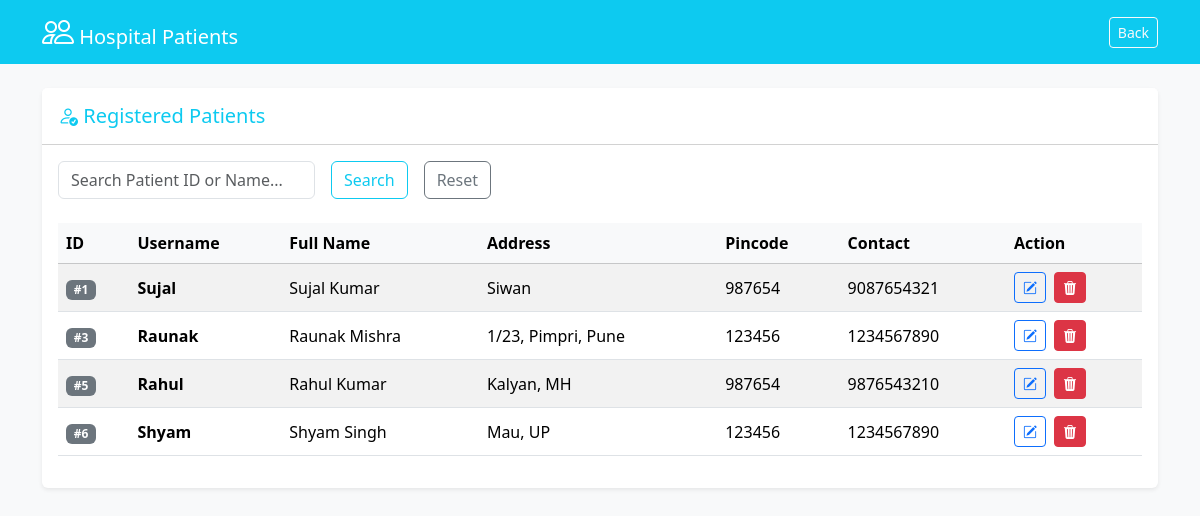
/view_patients, run on the app's committed database.
### models.py (models this page shows)
class Patient(db.Model):
    id = db.Column(db.Integer(), primary_key=True)
    username = db.Column(db.String(100), unique=True, nullable=False)
    password = db.Column(db.String(20), nullable=False)
    full_name = db.Column(db.String(120), nullable=False)
    address = db.Column(db.String(200), nullable=False)
    pincode = db.Column(db.Integer(), nullable=False)
    contact = db.Column(db.Integer(), nullable=False)
    appointments = db.relationship('Appointment', backref='Patient')

### routes.py (the view)
@app.route('/view_patients', methods=['GET'])
def view_patients():
    query = request.args.get('search')
    if query:
        patients = Patient.query.filter(
            (Patient.full_name.ilike(f'%{query}%')) |
            (Patient.username.ilike(f'%{query}%')) |
            (Patient.id.cast(db.String).like(f'%{query}%'))
        ).all()
    else:
        patients = Patient.query.all()
    return render_template('patients.html', patients=patients)

### templates/patients.html (shortened to what this page needs)
<!DOCTYPE html>
<html lang="en">
<head>
    <link href="https://cdn.jsdelivr.net/npm/bootstrap@5.3.3/dist/css/bootstrap.min.css" rel="stylesheet">
    <link rel="stylesheet" href="https://cdn.jsdelivr.net/npm/bootstrap-icons@1.11.3/font/bootstrap-icons.min.css"></head>
</head>
<body class="bg-light">
    <nav class="navbar navbar-dark bg-info mb-4">
        <div class="container">
            <span class="navbar-brand mb-0 h1"><i class="bi bi-people fs-2"></i> Hospital Patients</span>
            <a href="{{ url_for('admin_dashboard') }}" class="btn btn-outline-light btn-sm">Back</a>
        </div>
    </nav>
    <div class="container">
        <div class="card shadow-sm border-0">
            <div class="card-header bg-white py-3">
                <h5 class="mb-0 text-info">
                    <i class="bi bi-person-check"></i> Registered Patients
                </h5>
            </div>
            <div class="card-body">
                <form method="GET" action="{{ url_for('view_patients')}}" class="row g-3 mb-4">
                    <div class="col-auto">
                        <input class="form-control" type="search" name="search" placeholder="Search Patient ID or Name..." aria-label="Search">
                    </div>
                    <div class="col-auto">
                        <button class="btn btn-outline-info" type="submit">Search</button>
                    </div>
                    <div class="col-auto">
                        <a href="{{ url_for('view_patients') }}" class="btn btn-outline-secondary">Reset</a>
                    </div>
                </form>
                {% if patients %}
                <div class="table-responsive">
                    <table class="table table-striped table-hover align-middle">
                        <thead class="table-light">
                            <tr>
                                <th>ID</th>
                                <th>Username</th>
                                <th>Full Name</th>
                                <th>Address</th>
                                <th>Pincode</th>
                                <th>Contact</th>
                                <th>Action</th>
                            </tr>
                        </thead>
                        <tbody>
                            {% for patient in patients %}
                            <tr>
                                <td><span class="badge bg-secondary">#{{ patient.id }}</span></td>
                                <td class="fw-bold">{{ patient.username }}</td>
                                <td>{{ patient.full_name }}</td>
                                <td>{{ patient.address }}</td>
                                <td>{{ patient.pincode }}</td>
                                <td>{{ patient.contact }}</td>
                                <td>
                                    <div class="d-flex gap-2">
                                        <a href="{{ url_for('edit_patient', id=patient.id) }}" class="btn btn-sm btn-outline-primary">
                                            <i class="bi bi-pencil-square"></i>
                                        </a>
                                    <form action="{{ url_for('delete_patient', id=patient.id) }}" method="POST" onsubmit="return confirm('Are you sure you want to remove this Patient? This action cannot be undone.');" style="display:inline;">
                                            <button type="submit" class="btn btn-danger btn-sm">
                                                <i class="bi bi-trash3-fill"></i>
                                            </button>
                                    </form>
                                    </div>
                                </td>
                            </tr>
                            {% endfor %}
                        </tbody>
                    </table>
                </div>
                {% else %}
                <div class="alert alert-info text-center" role="alert">
                    No patients registered yet.
                </div>
                {% endif %}
            </div>
        </div>
    </div>
</body>
</html>

### data on the page
Patient: id "1", username "Sujal", full_name "Sujal Kumar", address "Siwan", pincode "987654", contact "9087654321"
Patient: id "3", username "Raunak", full_name "Raunak Mishra", address "1/23, Pimpri, Pune", pincode "123456", contact "1234567890"
Patient: id "5", username "Rahul", full_name "Rahul Kumar", address "Kalyan, MH", pincode "987654", contact "9876543210"
Patient: id "6", username "Shyam", full_name "Shyam Singh", address "Mau, UP", pincode "123456", contact "1234567890"
